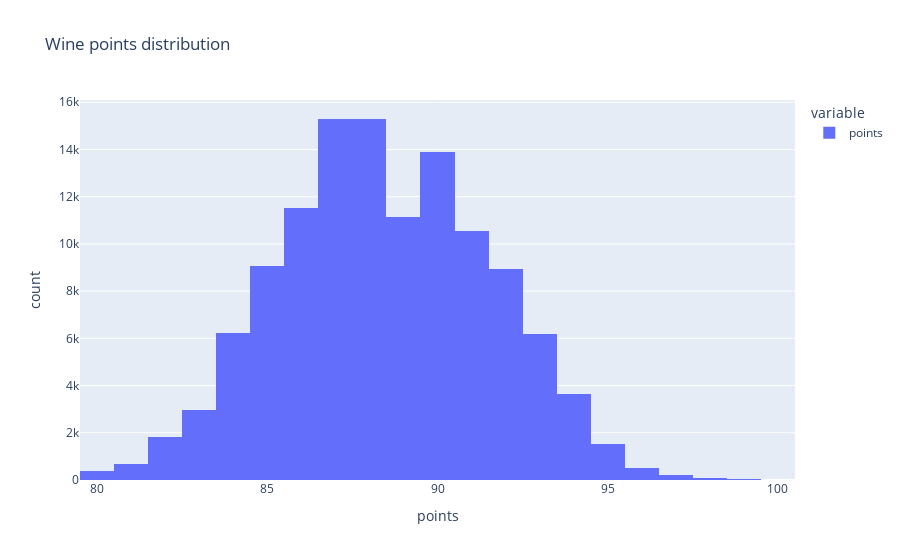

The notebook cell this image was saved under:
### Code cell
display(desc.points.value_counts().sort_index())
px.histogram(desc.points, labels={"value":"points"}, title="Wine points distribution")

### Figure 1 — Plotly figure (JSON) as saved in the notebook; plotly's stock layout.template omitted (floating-point values rounded to 4 significant figures; data arrays with more than 128 entries replaced by an {"elided": "..."} marker saying what was removed)
{"data": [{"alignmentgroup": "True", "bingroup": "x", "hovertemplate": "variable=points<br>points=%{x}<br>count=%{y}<extra></extra>", "legendgroup": "points", "marker": {"color": "#636efa", "pattern": {"shape": ""}}, "name": "points", "offsetgroup": "points", "orientation": "v", "showlegend": true, "type": "histogram", "x": {"elided": "119988 int values"}, "xaxis": "x", "yaxis": "y"}], "layout": {"autosize": true, "barmode": "relative", "legend": {"title": {"text": "variable"}, "tracegroupgap": 0}, "title": {"text": "Wine points distribution"}, "xaxis": {"anchor": "y", "autorange": true, "domain": [0, 1], "range": [79.5, 100.5], "title": {"text": "points"}, "type": "linear"}, "yaxis": {"anchor": "x", "autorange": true, "domain": [0, 1], "range": [0, 16100.0], "title": {"text": "count"}}}}
